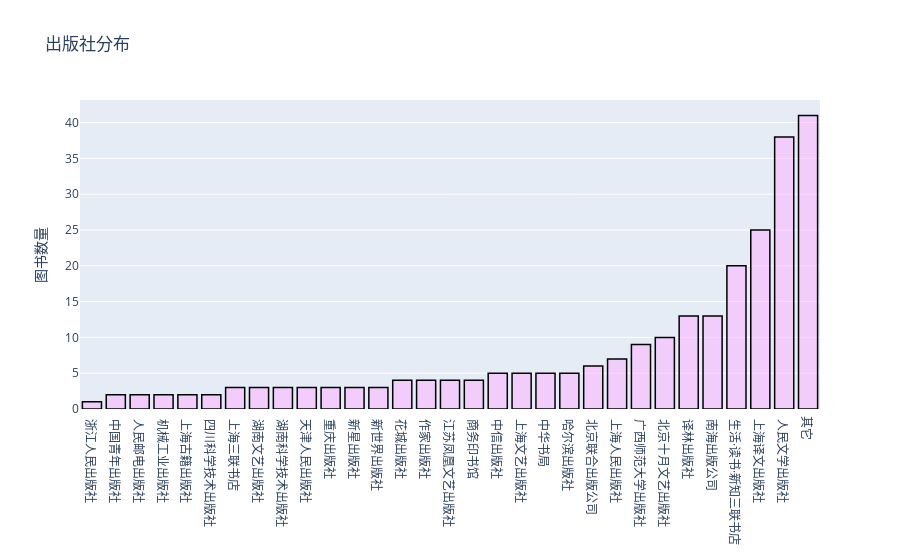

Write notebook code for a chart like this one.
### Code cell
data_csv_press = data_csv["出版社"].value_counts(ascending=True)[-30:]
data_csv_press.loc['其它'] = sum(data_csv["出版社"].value_counts(ascending=True)[:-30].values)
trace1 = go.Bar(
 x = data_csv_press.index,
 y = data_csv_press,
 name = "citations",
 marker = dict(color = 'rgba(255, 174, 255, 0.5)',
 line=dict(color='rgb(0,0,0)',width=1.5)))

data = [trace1]

layout = go.Layout(barmode = "group", yaxis=dict(title= '图书数量',ticklen= 5,zeroline= False),
                   title="出版社分布")
fig = go.Figure(data = data, layout = layout)
iplot(fig)

### Figure 1 — Plotly figure (JSON) as saved in the notebook; plotly's stock layout.template omitted (floating-point values rounded to 4 significant figures)
{"data": [{"marker": {"color": "rgba(255, 174, 255, 0.5)", "line": {"color": "rgb(0,0,0)", "width": 1.5}}, "name": "citations", "x": [" 浙江人民出版社 ", " 中国青年出版社 ", " 人民邮电出版社 ", " 机械工业出版社 ", " 上海古籍出版社 ", " 四川科学技术出版社 ", " 上海三联书店 ", " 湖南文艺出版社 ", " 湖南科学技术出版社 ", " 天津人民出版社 ", " 重庆出版社 ", " 新星出版社 ", " 新世界出版社 ", " 花城出版社 ", " 作家出版社 ", " 江苏凤凰文艺出版社 ", " 商务印书馆 ", " 中信出版社 ", " 上海文艺出版社 ", " 中华书局 ", " 哈尔滨出版社 ", " 北京联合出版公司 ", " 上海人民出版社 ", " 广西师范大学出版社 ", " 北京十月文艺出版社 ", " 译林出版社 ", " 南海出版公司 ", " 生活·读书·新知三联书店 ", " 上海译文出版社 ", " 人民文学出版社 ", "其它"], "y": [1, 2, 2, 2, 2, 2, 3, 3, 3, 3, 3, 3, 3, 4, 4, 4, 4, 5, 5, 5, 5, 6, 7, 9, 10, 13, 13, 20, 25, 38, 41], "type": "bar"}], "layout": {"barmode": "group", "title": {"text": "出版社分布"}, "yaxis": {"ticklen": 5, "title": {"text": "图书数量"}, "zeroline": false}}}
